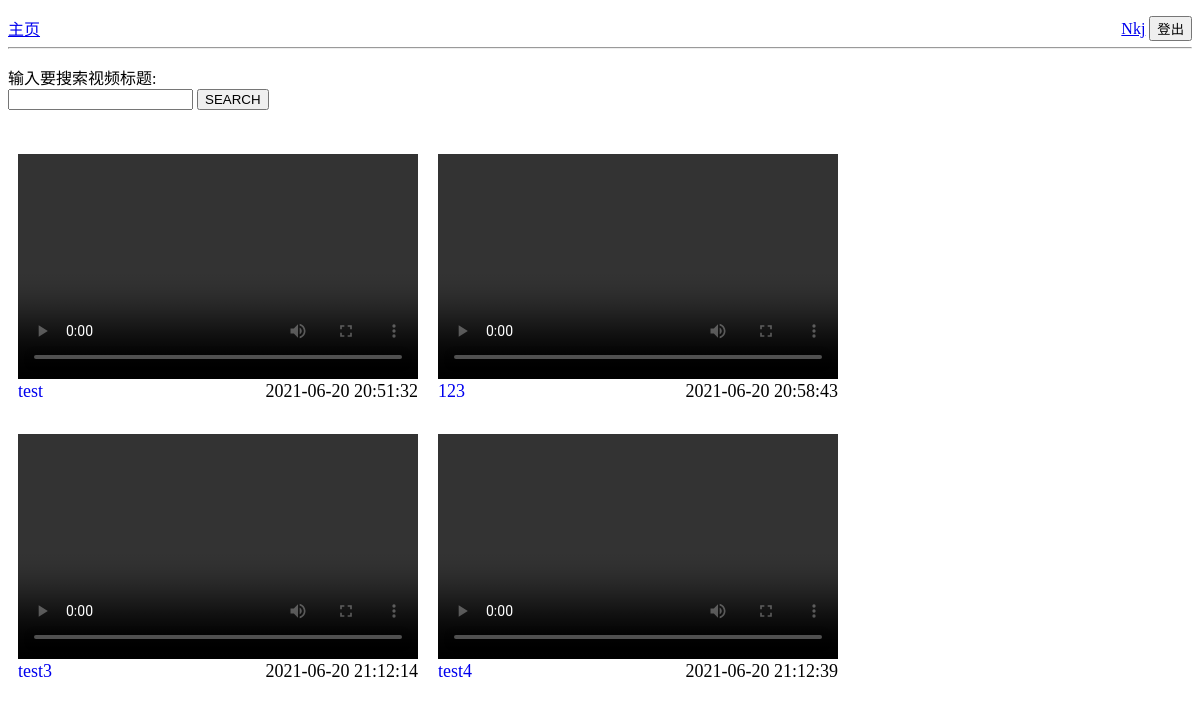
The page /main (signed in) on the database as committed earlier.
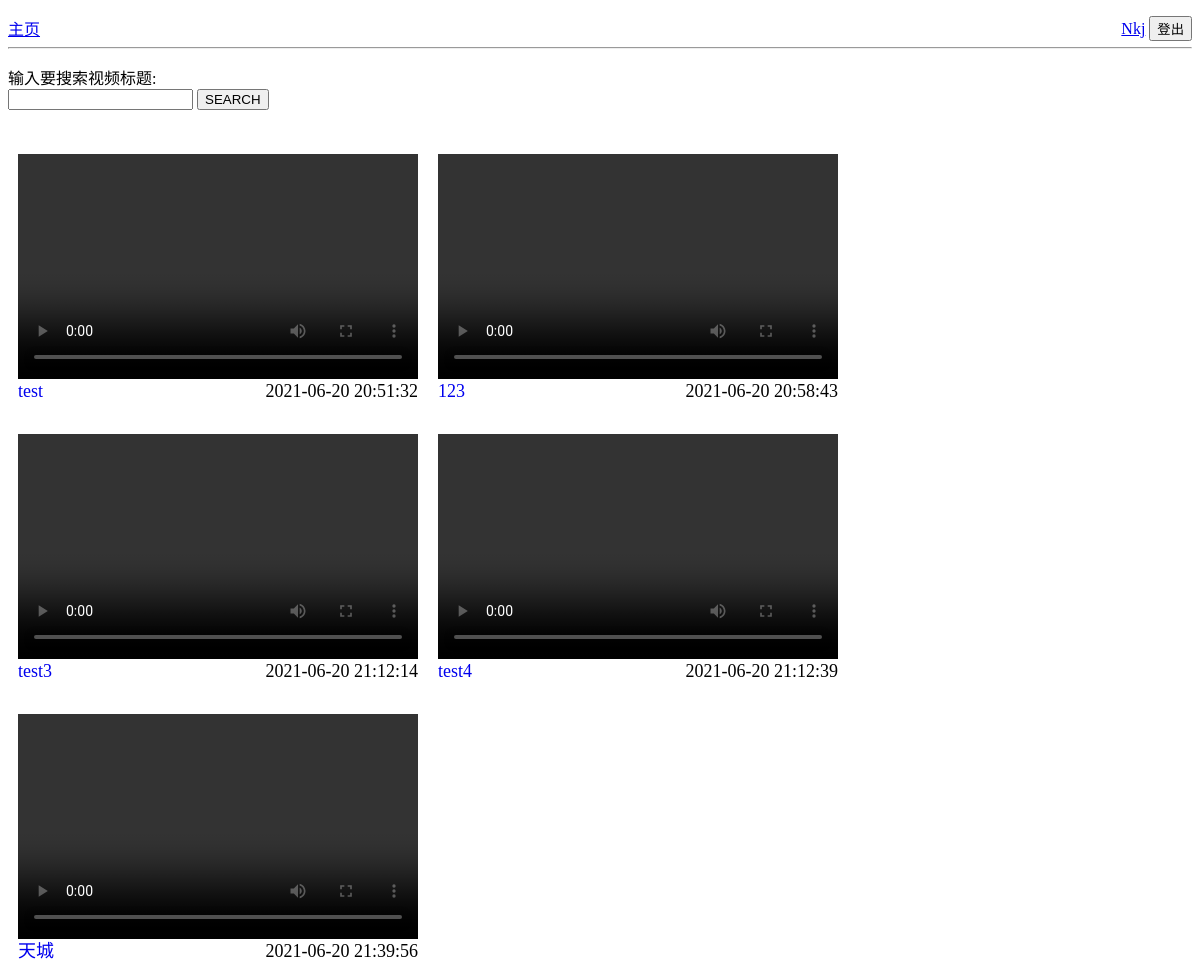
The same page on the database as committed later.
### tables this page shows
CREATE TABLE video (id integer primary key autoincrement,name string ,path string not null ,user_name string not null,time string not null);

### app.py (the view)
@app.route('/main', methods=['GET','POST'])
@login_required
def mainhome():
    form = SearchForm()
    videos = DB.video_query()
    if form.validate_on_submit():
        name = request.form.get('name', None)
        return redirect(url_for('video_result', name = name))
    return render_template('MAINHOME.html', name = current_user.username, form = form, videos = videos)

### forms.py
class SearchForm(FlaskForm):
    name = StringField('name', validators=[DataRequired()])
    submit = SubmitField('name')

### DB.py (called while the page is built)
def ac_id(user_name):
    con = sqlite3.connect(DATABASE)
    cur = con.cursor()
    sql = 'select id from accounts where user_name = ?'
    cur.execute(sql,[user_name])
    result = cur.fetchone()
    con.close()
    try:
        return result[0]
    except:
        return None

def ac_name(id):
    con = sqlite3.connect(DATABASE)
    cur = con.cursor()
    sql = 'select user_name from accounts where id = ?'
    cur.execute(sql,[id])
    result = cur.fetchone()
    con.close()
    try:
        return result[0]
    except:
        return None

def video_query():
    con = sqlite3.connect(DATABASE)
    cur = con.cursor()
    sql = 'select name, path, time, id from video'
    cur.execute(sql)
    result = cur.fetchall()
    con.close()
    return result

### app.py (called while the page is built)
@login_manager.user_loader
def load_user(user_id):
    return User.get(user_id)

### manager.py (called while the page is built)
    def get_id(self):
        id = DB.ac_id(self.username)
        if id is None:
            return uuid.uuid4()
        else:
            return id

### templates/MAINHOME.html (shortened to what this page needs)
<!DOCTYPE html>
<html lang="en">
<head>
</head>
<body>
    <p>
        <div style="height:15px">
            <div style="float:left"><a href="{{ url_for("mainhome") }}">主页</a></div>
            <div style="float:right">
                <a href="{{ url_for("home", name = name) }}">{{ name }}</a>
                <a href="{{ url_for("logout") }}"><input type="submit" value="登出"></a>
            </div>
        </div>
    </p>
    <hr>
    <form action="{{ url_for("mainhome") }}" method="POST">
        <p>
            输入要搜索视频标题:<br>
            <input type="text" name="name" />
            <input type="submit" value="SEARCH">
        </p>
    </form>
    {% if videos %}
    {% for video in videos %}
    <div id="container">
        <div class="box-out" style="height:280px;width:400px;">
            <video class="movie box-in" width="400" height="225" controls="controls">
                <source src="../../static/{{ video[1] }}" type="video/mp4" />
            </video>
            <a href="{{ url_for("singlemovie", id = video[3]) }}"><p class="title-in1">{{ video[0] }}</p></a>
            <p class="title-in2">{{ video[2] }}</p>
        </div>
        {% endfor %}
    </div>
    {% else %}
    还没有上传视频
    {% endif %}
</body>
</html>

Rows that differ between the two databases and show on the page:
added video: name "天城", time "2021-06-20 21:39:56"
